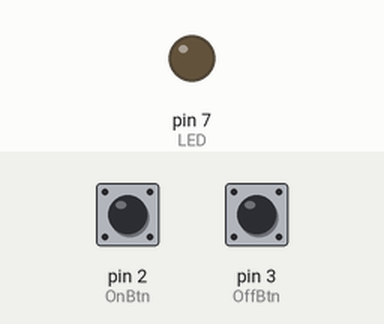
Recording of a sketch running on a simulated Arduino Uno, built with avr-gcc and run on an emulated ATmega328P. Parts: output pins drawn as LEDs (lit = HIGH). Inputs (shaded band) come from the test bench; at power-on: pin 2 (OnBtn) HIGH, pin 3 (OffBtn) HIGH.

Above: at 1.2 s.
1.3 s: pin 2 (OnBtn) pulled LOW for 0.15 s
At 2.5 s:
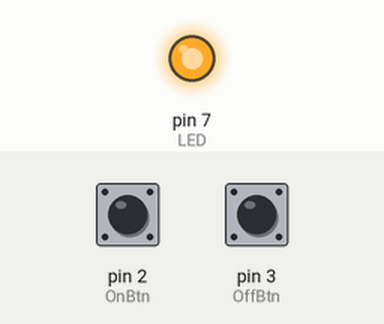
2.9 s: pin 3 (OffBtn) pulled LOW for 0.15 s
At 3.7 s:
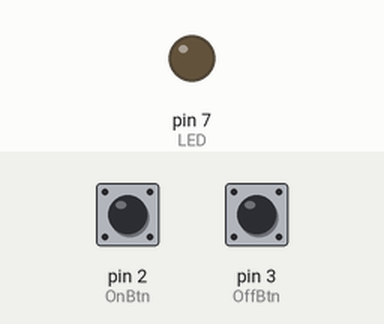
4.5 s: pin 2 (OnBtn) pulled LOW for 1 s
At 5.0 s:
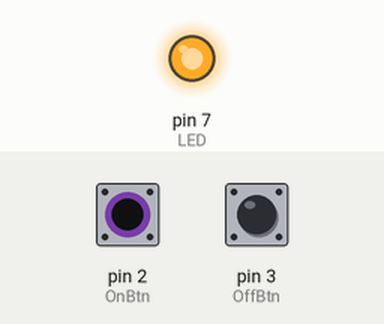
Timing chart, 0 to 7.5 s (numbered marks = the images above; inputs shaded):
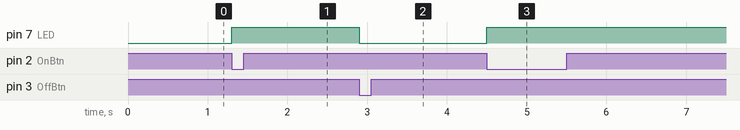

The sketch:

EX1Final.ino
```cpp
#define OnBtn 2
#define OffBtn 3
#define LED 7
int state = 0;

void setup() {
  // put your setup code here, to run once:
  pinMode(OnBtn, INPUT);
  pinMode(OffBtn, INPUT);
  pinMode(LED, OUTPUT);
}

void loop() {
  // put your main code here, to run repeatedly:
  if(digitalRead(OnBtn) == 0)
  {
    state = 1;
  }
  if(digitalRead(OffBtn) == 0)
  {
    state = 0;
  }
  if(state == 1)
  {
    digitalWrite(LED, HIGH);
  }
  if(state == 0)
  {
    digitalWrite(LED, LOW);
  }
}
```

Measured:
- after the input at 1.3 s, pin 7 (LED): LOW → HIGH at once
- after the input at 2.9 s, pin 7 (LED): HIGH → LOW at once
- after the input at 4.5 s, pin 7 (LED): LOW → HIGH at once
